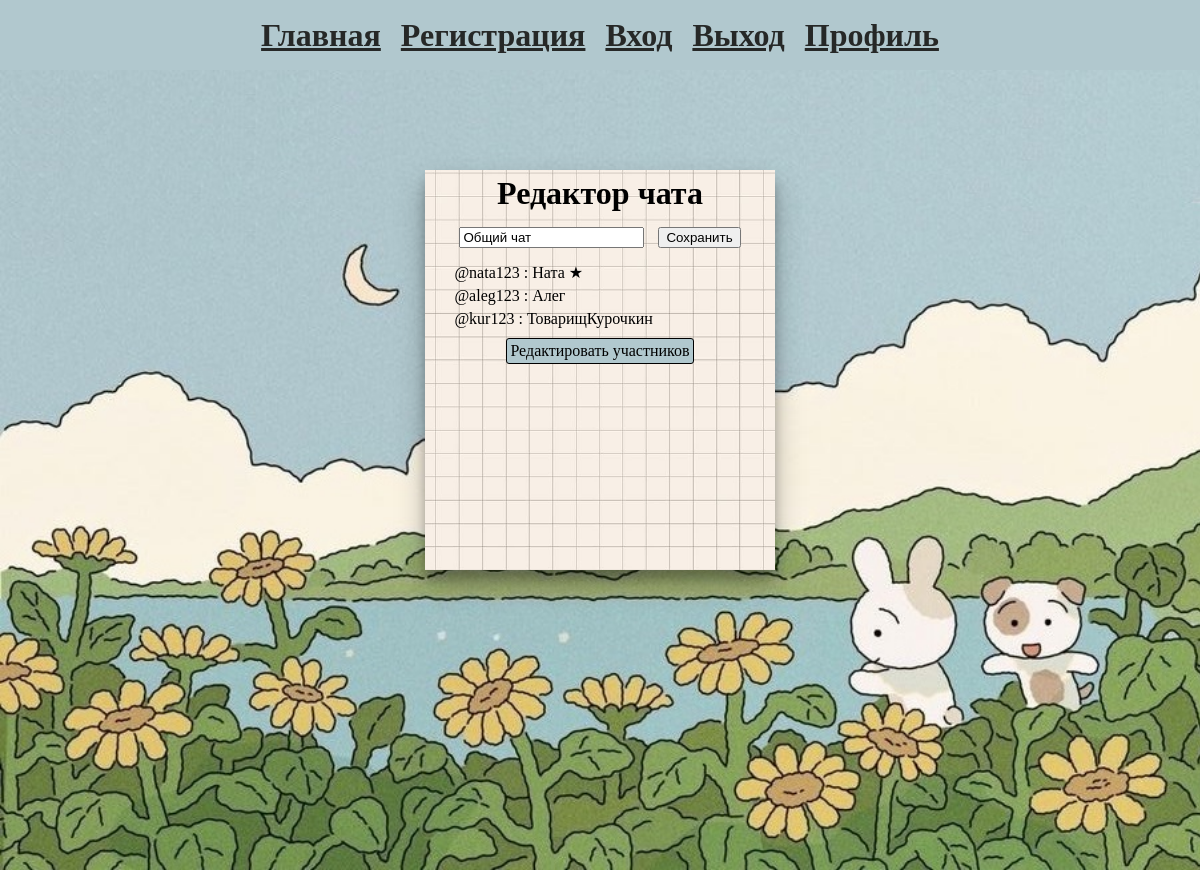
Page /edit_group_chat?group_chat_id=5 (signed in) on the committed database.
### database_setup.py (models this page shows, shortened)
class Chat(Base):
    __tablename__ = 'chat'
    Id = Column(Integer, primary_key=True)
    Name = Column(String(300), nullable=False, default="")
    Type = Column(Integer, nullable=False, default=0)  # 0-личная переписка 1-общий чат
    Date = Column(DateTime, default=datetime.utcnow, nullable=False)
    Messages = relationship('Message', backref='chat', lazy=True)
    ChatParticipants = relationship('ChatParticipant', backref='chat', lazy=True)

class ChatParticipant(Base):
    __tablename__ = 'chat_participant'
    Id = Column(Integer, primary_key=True)
    Status = Column(Integer, nullable=False, default=0)  # 0-участник, 1-администратор
    UserId = Column(Integer, ForeignKey('user.Id'), nullable=False)
    ChatId = Column(Integer, ForeignKey('chat.Id'), nullable=False)

class User(Base, UserMixin, SerializerMixin):
    __tablename__ = 'user'
    Id = Column(Integer, primary_key=True)
    Name = Column(String(300), nullable=False)
    Photo = Column(String(300), default="/static/images/icon.jpg")
    Login = Column(String(300), unique=True, nullable=False)
    Password = Column(String(300), nullable=False)
    ChatParticipants = relationship('ChatParticipant', backref='user', lazy=True)
    Messages = relationship('Message', backref='user', lazy=True)

### main.py (the view)
@app.route('/edit_group_chat', methods=['POST', 'GET'])
@login_required
def edit_group_chat():
    user_id = current_user.Id
    if not request.args.get('group_chat_id'):
        return redirect('/')
    group_chat_id = request.args.get('group_chat_id')
    group_chat = session.query(Chat).filter(Chat.Id == group_chat_id).first()
    group_chat_participants = session.query(ChatParticipant, User).filter(ChatParticipant.ChatId == group_chat_id). \
        join(User, User.Id == ChatParticipant.UserId).order_by(desc(ChatParticipant.Status)).all()
    for group_chat_participant in group_chat_participants:
        if group_chat_participant.ChatParticipant.UserId == user_id and group_chat_participant.ChatParticipant.Status == 0:
            return redirect(url_for('group_chat_inf', group_chat_id=group_chat_id))
    if request.method == 'POST':
        new_name = request.form['name']
        group_chat.Name = new_name
        session.commit()
        return redirect('/')
    return render_template('/edit_group_chat.html', group_chat=group_chat,
                           group_chat_participants=group_chat_participants)

### main.py (called while the page is built)
@login_manager.user_loader
def load_user(user_id):
    return session.query(User).filter_by(Id=user_id).first()

### templates/edit_group_chat.html (shortened to what this page needs)
{% extends 'base.html' %}
{% block body %}
<div class="background_image">
    <div class="paper top_div">
        <div>
            <h1 class="top_div">Редактор чата</h1>
            <div class="top_div">
                <form method="post">
                    <input type="text" name="name" placeholder="Название" value="{{ group_chat.Name }}">
                    <input type="submit" value="Сохранить">
                </form>
            </div>
            <div class="scrolling">
                {% for group_chat_participant in group_chat_participants %}
                        {% if group_chat_participant.ChatParticipant.Status == 0 %}
                            <p>@{{ group_chat_participant.User.Login }} : {{ group_chat_participant.User.Name }}</p>
                        {% else %}
                            <p>@{{ group_chat_participant.User.Login }} : {{ group_chat_participant.User.Name }} ★</p>
                        {% endif %}
                {% endfor %}
            </div>
            <div class="top_div">
                <a class="mimic_button" href="{{ url_for('edit_participants', group_chat_id=group_chat.Id) }}">Редактировать участников</a><br>
            </div>
        </div>
    </div>
</div>
{% endblock %}

### static/css/main.css (style rules this page uses)
* :not(header, body, div) { margin: 5px; }
body { padding: 0; margin: 0; }
a { margin: 5px; color: #262827; }
.background_image { width:100%; height: 100vh; background-image: url('/static/images/d984c86d40a5b8ce1f6f6b13142e7229.jpg'); background-size: cover; display: flex; justify-content: center; }
.paper { margin-top: 100px; margin-left: 50px; margin-right: 50px; width: 350px; height: 400px; background-image: url('/static/images/b0039dc6a1836249a5875f4f43881648.jpg'); background-size: cover; box-shadow: 0 14px 28px rgba(0,0,0,0.25), 0 10px 10px rgba(0,0,0,0.22); position: relative; }
.top_div { display: flex; justify-content: center; }
.mimic_button { border-radius: 3px; background-color: #b1c8ce; padding: 3px; border: 1px solid #000; color: black; text-decoration: none; }
.scrolling { overflow-y: auto; max-height: 290px; }

### rows in the picture
Chat: name "Общий чат"
ChatParticipant: User.Login "nata123", User.Name "Ната"
ChatParticipant: User.Login "aleg123", User.Name "Алег"
ChatParticipant: User.Login "kur123", User.Name "ТоварищКурочкин"
